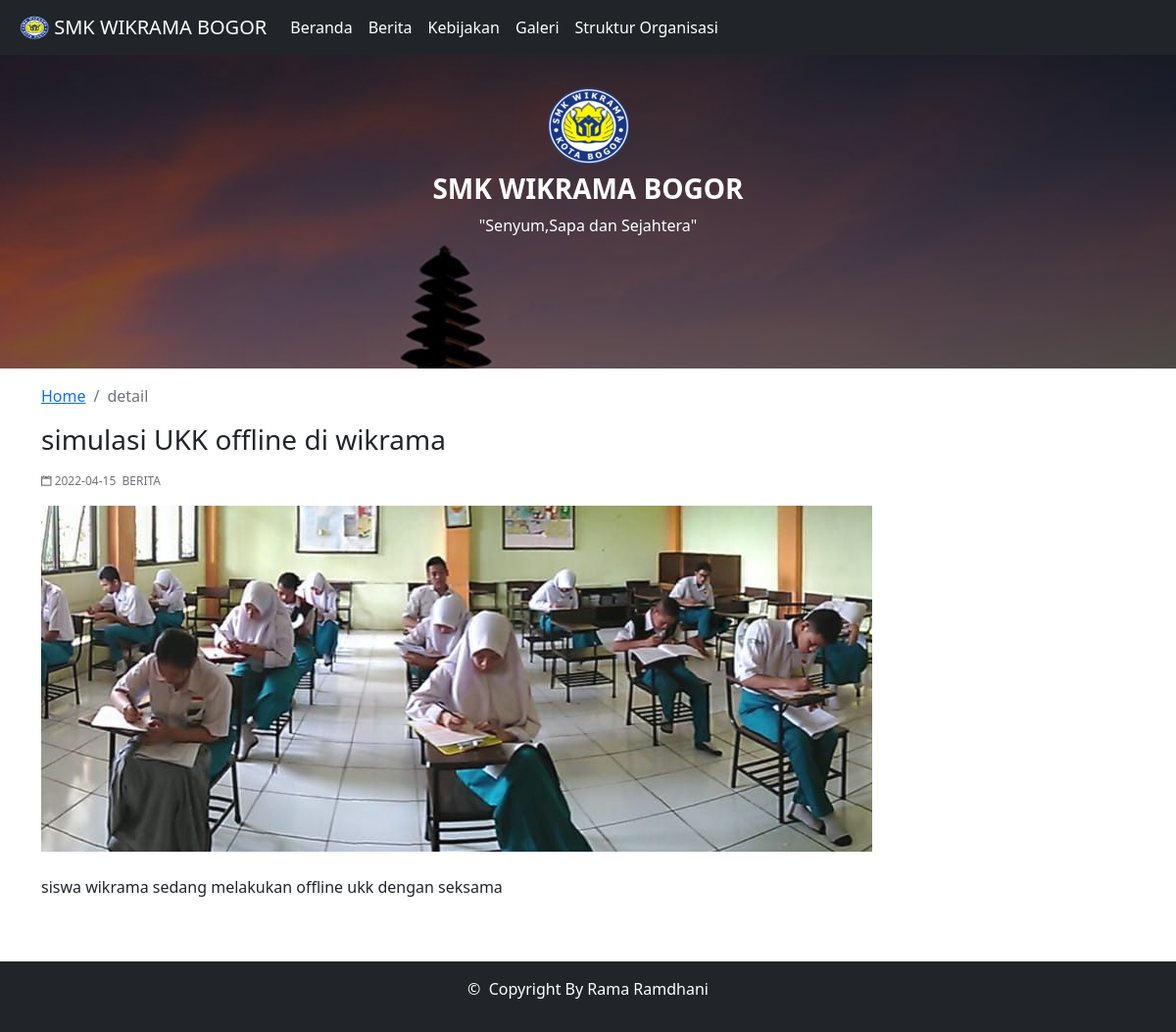
The page /index.php?page=detail&id=27 on the database its author committed.
### tables this page shows
CREATE TABLE `tbl_posts` (
  `id_post` int(25) NOT NULL,
  `img` varchar(255) NOT NULL,
  `judul` varchar(255) DEFAULT NULL,
  `artikel` text DEFAULT NULL,
  `date` date NOT NULL,
  `kategori` varchar(255) NOT NULL,
  `author` varchar(255) DEFAULT NULL
);

### kategori/detail-post.php (the view)
<?php
	include "config/config.php";
	$id = $_GET['id'];
	$query = mysqli_query($con, "SELECT * FROM tbl_posts WHERE id_post='$id'");
	$data = mysqli_fetch_array($query);
 ?>
 <div class="col-lg-10 col-xs-12">
	<h3><?= $data['judul'] ?></h3>
	<p class="mt-3 text-muted" style="font-size: 12px;"><i class="ion-calendar"></i>&nbsp;<?= $data['date'] ?>&nbsp;&nbsp;<a href="#" class="text-muted" style="text-transform: uppercase;text-decoration: none;"><?= $data['kategori'] ?></a></p>
	<img src="assets/file/post/<?= $data['img'] ?>" class="img-fluid">
	<p class="mt-4 text-justify"><?= $data['artikel'] ?></p>
 </div>
 <div class="col-lg-2"></div>

### assets/css/style.css (style rules this page uses)
* { margin: 0; padding: 0; }

### rows shown on the page
tbl_posts: judul "simulasi UKK offline di wikrama", date "2022-04-15", kategori "BERITA", img (picture), artikel "siswa wikrama sedang melakukan offline ukk dengan seksama"

### other values the page prints
$_GET['page'] "detail"
